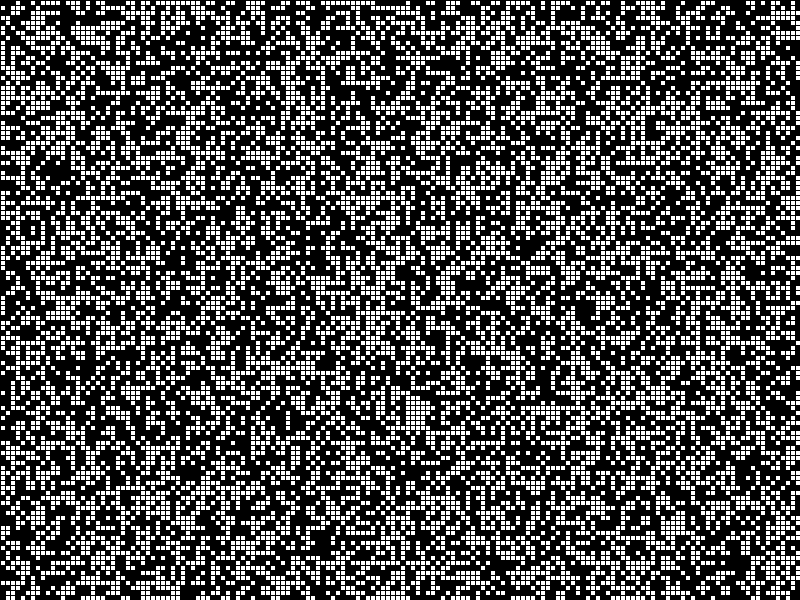
Frame 1 (no input)
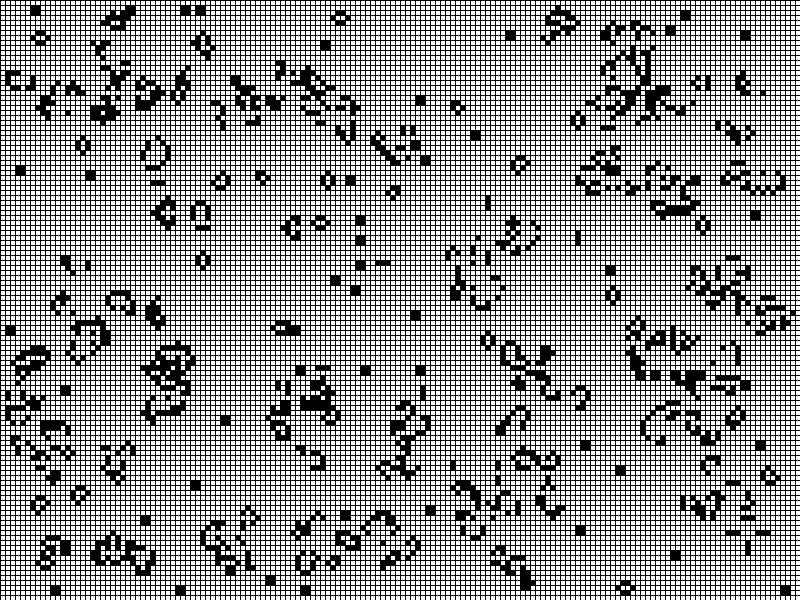
Frame 60 (the mouse pressed at the canvas centre just before this capture)
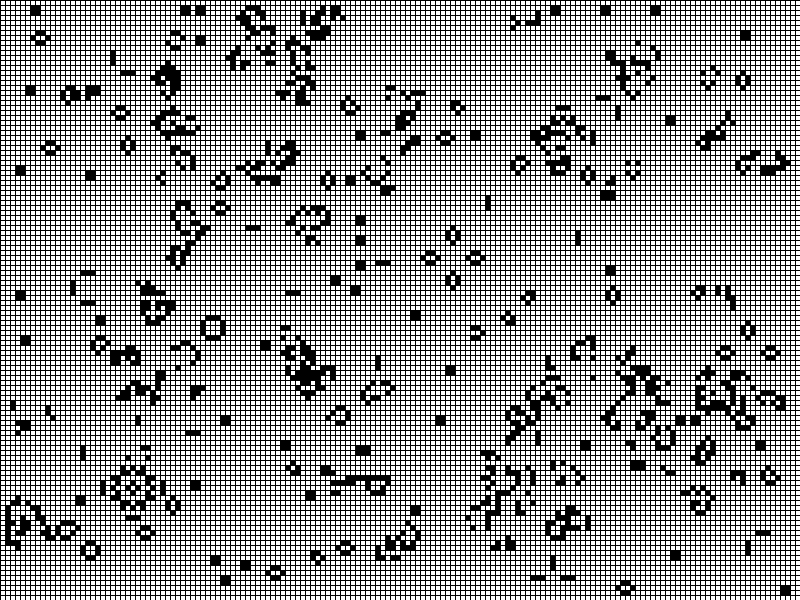
Frame 120 (the mouse held since frame 60 and released just before this capture)

The Processing sketch that drew these frames (run headless with seeded random() and noise(); from frame 60 on, the mouse is pressed at the canvas centre):

// Processing sketch: game_of_life
// ── game_of_life.pde
CellBoard cellBoard;
int resolution = 5;


void setup() {
  size(800, 600);
  
  cellBoard = new CellBoard(width/resolution, height/resolution, resolution);
}


void draw() {
  background(255);
  cellBoard.display();
  cellBoard.computeNextGeneration();
}

// ── cell_board.pde
class CellBoard {
  
  int cols;
  int rows;
  int[][] cells;
  int resolution;
  
  CellBoard(int cols, int rows, int resolution) {
    this.cols = cols;
    this.rows = rows;
    this.initCells();
    this.resolution = resolution;
  }
  
  void initCells() {
    this.cells = new int[this.cols][this.rows];
    for (int i = 0; i < this.cols; i++) {
      for (int j = 0; j < this.rows; j++) {
        this.cells[i][j] = int(random(2)); 
      }
    }
  }
  
  void computeNextGeneration() {
    int[][] cellsNew = new int[this.cols][this.rows];
    for (int i = 1; i < this.cols - 1; i++) {
      for (int j = 1; j < this.rows - 1; j++) {
        int count = 0;
        for (int ii = -1; ii <= 1; ii++) {
          for (int jj = -1; jj <= 1; jj++) {
            count += this.cells[ii+i][jj+j]; 
          }
        }
        count -= this.cells[i][j];
        
        if (this.cells[i][j] == 1 && count < 2) {
          cellsNew[i][j] = 0; 
        } else if (this.cells[i][j] == 1 && count > 3) {
          cellsNew[i][j] = 0; 
        } else if (this.cells[i][j] == 0 && count == 3) {
          cellsNew[i][j] = 1; 
        } else {
          cellsNew[i][j] = this.cells[i][j]; 
        }
      }
    }
    this.cells = cellsNew;
  }
  
  void display() {
    for (int i = 0; i < this.cols; i++) {
      for (int j = 0; j < this.rows; j++) {
        if (this.cells[i][j] == 1) {
          fill(0); 
        } else {
          fill(255); 
        }
        stroke(0);
        rect(i*this.resolution, j*this.resolution, this.resolution, this.resolution);
      }
    }
  }
}
